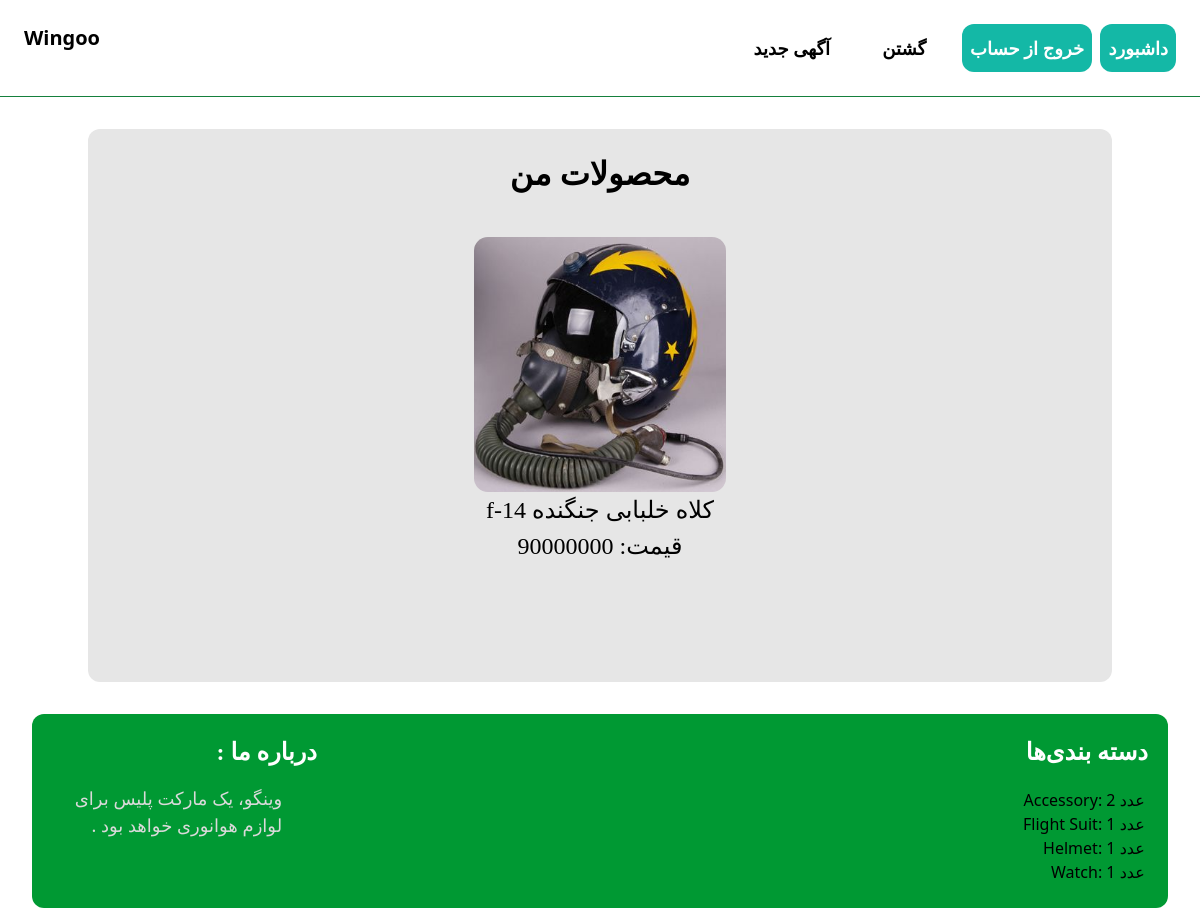
The page /dashbord (signed in) on the database as committed earlier.
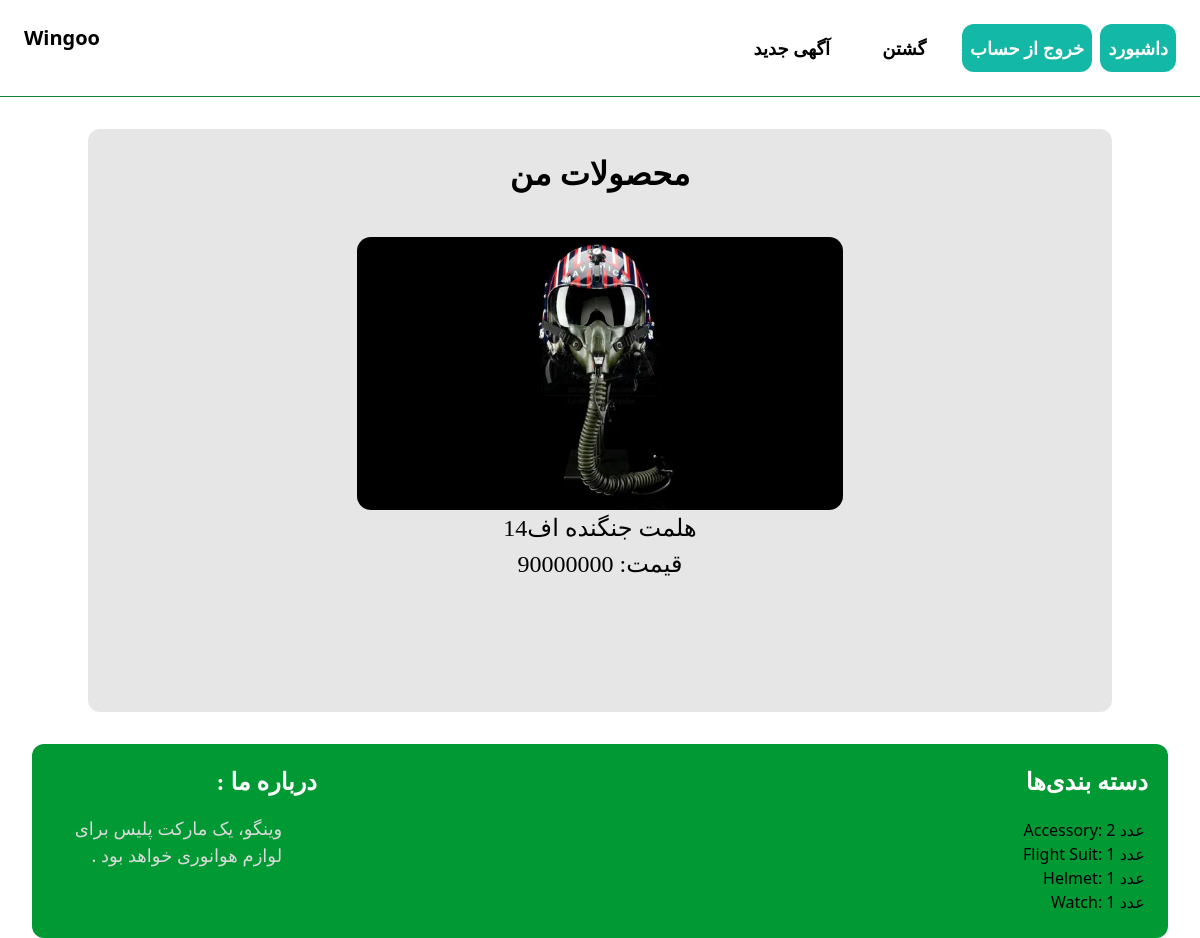
The same page on the database as committed later.
### item/models.py (models this page shows, shortened)
class Item(models.Model):
    category = models.ForeignKey(Category, related_name='items', on_delete=models.CASCADE)
    name = models.CharField(max_length=255)
    description = models.TextField(blank=True, null=True)
    price = models.IntegerField(blank=False)
    item_profile = models.ImageField(upload_to='item_images', blank=False, null=False)
    is_sold = models.BooleanField(default=False)
    created_by = models.ForeignKey(User, related_name='items', on_delete=models.CASCADE)
    created_at = models.DateTimeField(auto_now_add=True)

class Category(models.Model):
    name = models.CharField(max_length=30)
    class Meta:
        ordering = ('name', )
        verbose_name_plural = 'categories'

### dashbord/views.py (the view)
# urls.py: path('', views.index, name='index'),
@login_required
def index(request):
    items = Item.objects.filter(created_by= request.user)
    return render(request, 'dashbord/index.html',{
        'items': items
    })

### Wingoo/context_processors.py (called while the page is built)
def categories_processor(request):
    categories = Category.objects.all()  # Fetch all categories
    return {'categories': categories}

### dashbord/templates/dashbord/index.html (shortened to what this page needs)
{% extends 'core/base.html' %}
{% block content %}
    <div class="container">
        <h2 class="title">محصولات من</h2>
        <div class="grid grid-cols-{{ items.count }} gap-{{ items.count }}">
            {% for item in items %}
                <div class="item">
                    <a href="{% url 'item:detail' item.id %}">
                        <img src="{{ item.item_profile.url }}" alt="{{ item.name }}">
                        <div class="item-details">
                            <h2>{{ item.name }}</h2>
                            <p>قیمت: {{ item.price }}</p>
                        </div>
                    </a>
                </div>
            {% endfor %}
        </div>
    </div>
{% endblock %}

### core/templates/core/base.html (shortened to what this page needs)
<!DOCTYPE html>
<html lang="en">
<head>
    <script src="https://cdn.tailwindcss.com"></script>
</head>
<body>
    <nav class="py-6 px-6 flex justify-between item-center border-b border-green-700">
        <a href="/" class="text-xl font-bold">Wingoo</a>
        <div class="space-x-6">
            {% if request.user.is_authenticated %}
            <a href="{% url 'dashbord:index' %}" class="px-2 p-3 text-lg font-bold bg-teal-500 text-white rounded-xl hover:bg-teal-700">داشبورد</a>
            <form action="{% url 'core:logout' %}" method="post" class="inline">
                <button type="submit" class="px-2 p-2.5 text-lg font-bold bg-teal-500 text-white rounded-xl hover:bg-teal-700">خروج‌ از‌ حساب</button>
            </form>
            {% endif %}
            <a href="{% url 'item:search' %}" class="text-lg font-bold p-3">گشتن</a>
            <a href="{% url 'item:new' %}" class="text-lg font-bold p-3 hover:text-green-500 ">آگهی جدید</a>
        </div>
    </nav>
    <div class="px-6 py-6">
        {% block content %}
        {% endblock %}
    </div>
    <footer class="footer">
        <section class="about-us">
            <h3 style="text-align: left; padding-left: 50%;" dir="rtl">درباره ما :</h3>
            <p  dir='rtl'>وینگو، یک مارکت‌ پلیس  برای لوازم هوانوری خواهد بود .</p>
        </section>
        <section class="categories">
            <h3>دسته بندی‌ها</h3>
            <ul>
                {% for category in categories %}
                    <li>{{ category.name }}: {{ category.items.count }} عدد</li>
                {% endfor %}
            </ul>
        </section>
    </footer>
</body>
</html>

### core/templates/core/base.html (style rules this page uses)
.footer { border-radius: 12px; width: auto; margin-left: 2rem; margin-right: 2rem; background-color: #009933; padding: 20px; display: flex; justify-content: space-between; }
.about-us, .categories { flex-basis: 30%; }
.footer h3 { text-align: right; margin-bottom: 15px; font-weight: 900; color: #ffff; font-size: x-large; font-family: Sri-TSCRegular; src: url('sri-tsc-webfont.eot'); src: url('sri-tsc-webfont.eot?#iefix') format('embedded-opentype'), url('sri-tsc-webfont.woff') format('woff'), url('sri-tsc-webfont.ttf') format('truetype'), url('sri-tsc-webfont.svg#Sri-TSCRegular') format('svg'); }
.footer p { text-align: right; width: 70%; font-size: 18px; line-height: 1.5; color: #dadada; }
.footer ul { text-align: right; list-style: none; padding: 1%; }

### dashbord/templates/dashbord/index.html (style rules this page uses)
.container, .container2 { margin-top: 0.5rem; margin-bottom: 0.5rem; width: 100%; margin-left: auto; margin-right: auto; background-color: #e6e6e6; border-radius: 12px; padding: 20px; }
.title { text-align: center; font-size: xx-large; font-weight: 600; font-style: 'yekan'; margin-bottom: 2.5rem; }
.item img { border-radius: 14px; height: 60%; margin-left: auto; margin-right: auto; }
.item-details { text-align: center; font-size: x-large; font-family: 'Yekan'; }

Rows that differ between the two databases and show on the page:
removed Item: item_profile (picture), name "f-14 کلاه خلبابی جنگنده", price "90000000"
added Item: item_profile (picture), name "هلمت جنگنده اف14", price "90000000"
